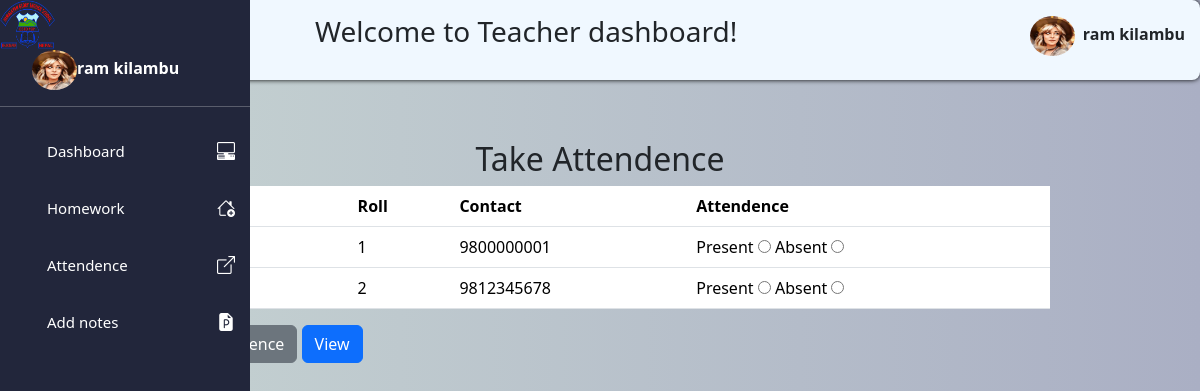
The app's page /user/teachers/class-attendence.php?class=8 (signed in) with its own data.
### tables this page shows
CREATE TABLE `teachers` (
  `T_id` int(11) NOT NULL AUTO_INCREMENT,
  `Name` varchar(255) NOT NULL,
  `Contact` varchar(20) NOT NULL,
  `Email` varchar(255) NOT NULL,
  `subject` varchar(255) NOT NULL,
  `Role` varchar(50) NOT NULL,
  `username` varchar(255) NOT NULL,
  `password` varchar(255) NOT NULL,
  `image` varchar(255) DEFAULT NULL,
  PRIMARY KEY (`T_id`)
);

CREATE TABLE `students` (
  `student_id` int(11) NOT NULL AUTO_INCREMENT,
  `name` varchar(255) NOT NULL,
  `class_id` int(11) NOT NULL,
  `roll` int(11) NOT NULL,
  `address` varchar(255) NOT NULL,
  `gender` varchar(50) NOT NULL,
  `dob` date NOT NULL,
  `email` varchar(255) NOT NULL,
  `username` varchar(255) NOT NULL,
  `password` varchar(255) NOT NULL,
  `parent_name` varchar(255) NOT NULL,
  `contact` varchar(20) NOT NULL,
  `parent_email` varchar(255) NOT NULL,
  `image` varchar(255) DEFAULT NULL,
  `created_at` timestamp NOT NULL DEFAULT current_timestamp(),
  `admission_date` date NOT NULL DEFAULT current_timestamp(),
  PRIMARY KEY (`student_id`)
);

### user/teachers/class-attendence.php (the view, shortened to what this page needs)
<?php
include_once("../../connection.php");
$class = (int)$_GET['class'];
?>
<!DOCTYPE html>
<html lang="en">
<head>
<link rel="stylesheet" href="/studentmgt/css/bootstrap.min.css">
<link rel="stylesheet" href="/studentmgt/user/teachers/css/attendence.css">
</head>
<body>
<?php include 'includes/sidebar.php'?>
    <div class="container">
 <div class="table-data">
    <h2>Take Attendence</h2>
<form method="post">
    <table class="table"  style="border-collapse:collapse;">
    <tr>
        <th>Name</th>
        <th>Roll</th>
        <th>Contact</th>
        <th>Attendence</th>
   </tr>
   <?php
   $sql="SELECT * FROM students where class_id=$class order by roll asc";
   $result=$conn->query($sql);
   while($row=$result->fetch_assoc()){
   ?>
   <tr>
    <td><?php echo $row['name'];?></td>
    <td><?php echo $row['roll'];?></td>
    <td><?php echo $row['contact'];?></td>
    <td>
    Present
    <input type="radio" required name="attendence[<?php echo $row['student_id'];?>]" value="present">
    Absent
    <input type="radio" required name="attendence[<?php echo $row['student_id'];?>]" value="absent">
    </td>
   </tr>
   <?php }?>
    </table>
    <a href="view.php?class=<?php echo $class?>" class="btn btn-primary">View</a>
</form>
</div>
</div>
</body>
</html>

### user/teachers/includes/sidebar.php (shortened to what this page needs)
<?php
include '../../connection.php';
$id=$_SESSION['teacher_id'];
?>
<!DOCTYPE html>
<html lang="en">
<head>
  <link rel="stylesheet" href="/studentmgt/user/teachers/css/style.css">
   <link rel="stylesheet" href="/studentmgt/css/bootstrap.min.css">
    <link rel="stylesheet" href="/studentmgt/css/bootstrap-icons.min.css">
</head>
<body>
<header>
   <?php
  $sql="SELECT * from teachers where T_id=$id";
  $result=mysqli_query($conn,$sql);
  while($row=mysqli_fetch_assoc($result)){
   $name=$row['Name'];
  if(!empty($row['image'])){
  $img = '../../admin/'.$row['image'];
  }
  }
  ?>
  <div class="head">
    <h3>Welcome to Teacher dashboard!</h3>
    <div >
    <img id="profile" class="profile-img" src="<?php echo "$img" ?>"><strong><?php echo $name ?> </strong>
    </div>
  </div>
</header>
<aside id="sidebar">
  <div class="head">
   <img src="../../images/logo.png" alt="" class="logo">
  </div>
  <div class="profile">
    <img class="profile-img" src="<?php echo "$img"?>"><strong><?php echo $name ?> </strong>
 </div>
 <hr>
  <div class="sidebar-link">
  <ul>
  <li><a href="dashboard.php">Dashboard</a><i class="bi bi-pc-display-horizontal"></i></li>
       <li id="homework">
        <a href="">Homework</a><i class="bi bi-house-add"></i></i></li>
        <li><a href="attendence.php">Attendence</a><i class="bi bi-box-arrow-up-right"></i></li>
        <li><a href="notes.php">Add notes</a><i class="bi bi-file-earmark-ppt-fill"></i></li>
  </ul>
  </div>
</aside>
</body>
</html>

### user/teachers/css/attendence.css (style rules this page uses)
* { padding: 0; margin:0; }
html, body { height:80%; margin: 0; padding: 0; background: linear-gradient(to right, #c8d6d3, #aaafc4); }
.container h2 { margin-top: 100px; text-align: center; }
.table-data h2 { margin-top: 100px; text-align: center; }
.table-data { margin: 40px auto; padding: 0 50px; text-align: left; max-width:1000px; overflow-x:auto; overflow-y:auto; }

### user/teachers/css/style.css (style rules this page uses)
* { padding: 0px; margin: 0px; box-sizing: 0px; }
header { background-color: aliceblue; height: 5em; width: 100%; border-radius: 8px; box-shadow: 0 0 5px black; position: fixed; top: 0; left: 0; z-index: 1000; }
header .head { padding: 15px; display: flex; justify-content: space-between; align-items: center; text-align: center; }
header h3 { margin-left: 300px; }
header .profile-img { border-radius: 50%; width: 45px; height: 40px; margin-right: 0.5em; position: relative; }
aside .profile-img { border-radius: 50%; width: 45px; height: 40px; margin-left: 2em; }
aside { background-color: rgb(34, 38, 59); top: 0px; left: 0px; width: 250px; height: 100%; position: fixed; color: white; display: block; transition: left 0.3s ease; z-index: 1002; }
aside .head { display: flex; justify-content: space-between; }
aside .logo { width: 55px; height: 50px; }
.sidebar-link .bi { font-size: 18px; }
li { display: flex; justify-content: space-between; align-items: center; }
aside ul { list-style: none; text-decoration: none; margin-top: auto; }
aside ul li { padding: 15px; }
aside ul a { text-decoration: none; color: white; font-size: 15px; }

### records on screen
teachers: image (picture), Name "ram kilambu"
students: roll "1", contact "9800000001"
students: roll "2", contact "9812345678"
